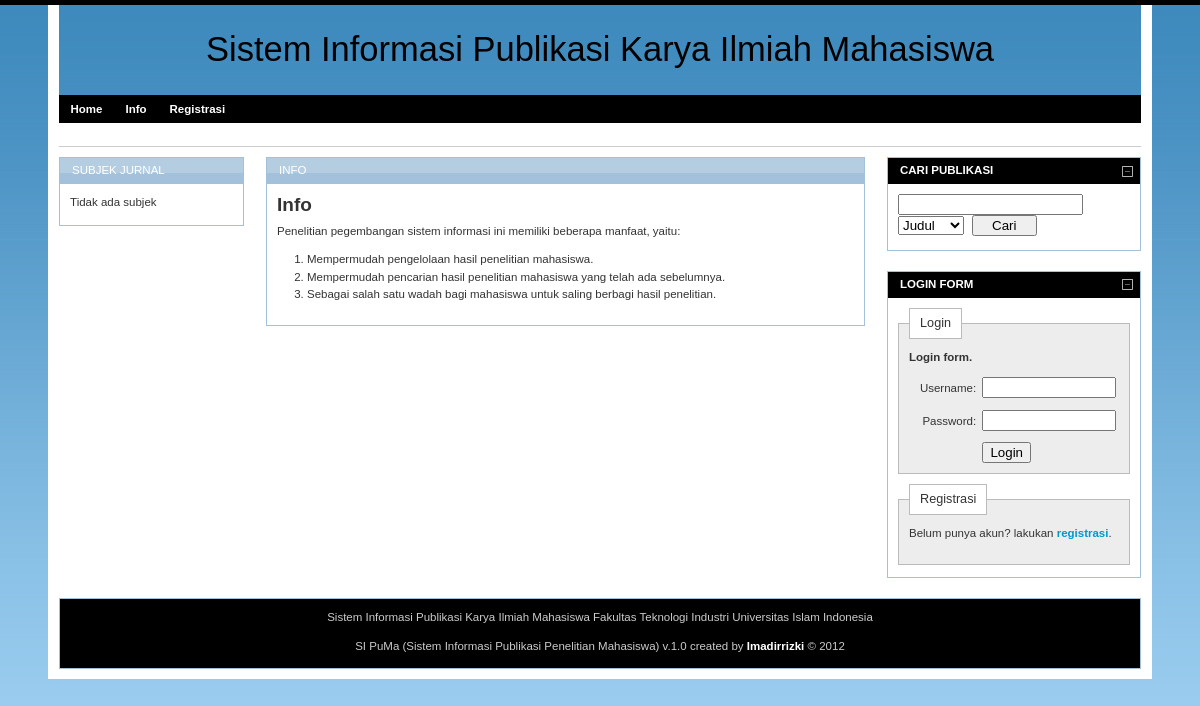
The page /index.php/home/info on the database its author committed.
### tables this page shows
CREATE TABLE IF NOT EXISTS `site_info` (
  `title` varchar(100) NOT NULL,
  `owner` varchar(100) NOT NULL,
  `phone_number` varchar(20) DEFAULT NULL,
  `fax` varchar(50) DEFAULT NULL,
  `email` varchar(50) DEFAULT NULL,
  `address` varchar(100) NOT NULL,
  `info` text NOT NULL
);

### application/controllers/home.php (called while the page is built, shortened)
<?php if ( ! defined('BASEPATH')) exit('No direct script access allowed');
class Home extends MY_Controller{
	public function __construct()
	{
		parent::__construct();
		$this->load->vars(array(
		'title' => $this->title(),
		'sidebar_left' => $this->core_template().'/sidebar_left',
		'subject_list' => $this->subject_list(),
		'sidebar_right' => $this->core_template().'/sidebar_right'
		));
	}
	public function info()
	{
		$data['heading'] = 'Info';
		$data['site_info'] = $this->Sipuma_model->site_info();
		$data['content'] = $this->core_template().'/info';
		$this->load->view($this->template(), $data);
	}
}

### index.php (called while the page is built, shortened)
<?php
require_once BASEPATH.'core/CodeIgniter.php';

### application/models/sipuma_model.php (called while the page is built, shortened)
<?php
class Sipuma_model extends CI_Model
{
	function subject_list()
	{
		$this->db->select('*');
		$this->db->from('subject');
		return $this->db->get()->result();
	}
	function site_info()
	{
		$this->db->select('*');
		$this->db->from('site_info');
		return $this->db->get()->row();
	}
}

### application/views/blue/template.php (the view, shortened to what this page needs)
<!DOCTYPE html PUBLIC "-//W3C//DTD XHTML 1.0 Strict//EN" "http://www.w3.org/TR/xhtml1/DTD/xhtml1-strict.dtd">
<html xmlns="http://www.w3.org/1999/xhtml">
	<head>
		<link rel="stylesheet" type="text/css" href="<?php echo base_url();?>style/blue/css/reset.css" media="screen" />
		<link rel="stylesheet" type="text/css" href="<?php echo base_url();?>style/blue/css/text.css" media="screen" />
		<link rel="stylesheet" type="text/css" href="<?php echo base_url();?>style/blue/css/grid.css" media="screen" />
		<link rel="stylesheet" type="text/css" href="<?php echo base_url();?>style/blue/css/layout.css" media="screen" />
		<link rel="stylesheet" type="text/css" href="<?php echo base_url();?>style/blue/css/nav.css" media="screen" />
		<link type="text/css" rel="stylesheet" href="<?php echo base_url();?>jquery.validity/jquery.validity.css" />
	</head>
	<body>
		<div class="container_16">
			<div class="grid_16">
				<h1 id="branding">
					<a href="<?php echo base_url(); ?>"><?php echo $title; ?></a>
				</h1>
			</div>
			<div class="grid_16">
				<?php $this->load->view($menu); ?>
			</div>
			<div class="grid_16">
				<h2 id="page-heading"></h2>
			</div>
			<div class="grid_3">
				<?php $this->load->view($sidebar_left); ?>
			<div class="grid_9">
				<div class="box">
					<h2><?php echo $heading; ?></h2>
					<?php $this->load->view($content);?>
				</div>
			</div>
			<div class="grid_4">
			</div>
			<div class="grid_16" id="site_info">
				<div class="box">
					<p align="center"><?php echo $title; ?> <?php echo $owner; ?></p>
					<p align="center"><?php echo $footer; ?></p>
				</div>
			</div>
		</div>
	</body>
</html>

### application/views/blue/info.php
<div class="block">
	<h4>Info</h4>
	<?php if ($site_info): ?>
		<?php echo $site_info->info;?>
	<?php endif;?>
</div>

### style/blue/css/text.css (style rules this page uses)
body { font: 13px/1.5 Helvetica, Arial, 'Liberation Sans', FreeSans, sans-serif; }
h1 { font-size: 25px; }
h2 { font-size: 23px; }
h4 { font-size: 19px; }
ol { list-style: decimal; }
li { margin-left: 30px; }
p, dl, hr, h1, h2, h3, h4, h5, h6, ol, ul, pre, table, address, fieldset { margin-bottom: 20px; }

### style/blue/css/grid.css (style rules this page uses)
.container_12, .container_16 { width: 92%; margin-left: 4%; margin-right: 4%; }
.grid_1, .grid_2, .grid_3, .grid_4, .grid_5, .grid_6, .grid_7, .grid_8, .grid_9, .grid_10, .grid_11, .grid_12, .grid_13, .grid_14, .grid_15, .grid_16 { display: inline; float: left; margin-left: 1%; margin-right: 1%; }
.container_12 .grid_3, .container_16 .grid_4 { width: 23%; }
.container_12 .grid_12, .container_16 .grid_16 { width: 98%; }
.container_16 .grid_3 { width: 16.75%; }
.container_16 .grid_9 { width: 54.25%; }

### style/blue/css/layout.css (style rules this page uses)
body { background: #9ccef0 url(../img/bg.png) repeat-x; border-top: 5px solid #000; color: #333; font-size: 11.5px; padding: 0 0 40px; }
a { color: #0099CC; font-weight:bold; text-decoration: none; }
.container_12, .container_16 { background:#fff; }
h1, h2, h3, h4, h5, h6 { line-height:1.2em; margin-bottom:.3em; }
h2 { margin-top:1em; }
h1 a { font-weight:normal; color:black; }
h1#branding { font-weight:normal; font-size:3em; text-align:center; background:#69a7d7 url(../img/bg.png) repeat-x; padding:.7em 1em; margin-bottom:0; position:relative; }
h2#page-heading { font-weight:normal; padding:.5em; margin:0 0 10px 0; border-bottom:1px solid #ccc; }
.box { background:#fff; margin-bottom:20px; padding:10px 10px 1px 10px; border: 1px solid #a3c1da; }
.box h2 { font-size:1em; font-weight:normal; text-transform:uppercase; color:#fff; background:#a3c1da url("../img/navTop.png") repeat-x 0% 0%; margin:-10px -10px 0 -10px; padding:6px 12px; }
.block { padding-top:10px; }
p { margin-bottom:1em; }
ul, ol { padding-top:0; }
#site_info .box { color:#ccc; background:#000; margin-bottom:10px; }
.block { padding-bottom:1px; }

### rows shown on the page
site_info: title "Sistem Informasi Publikasi Karya Ilmiah Mahasiswa", info "Penelitian pegembangan sistem informasi ini memiliki beberapa manfaat, yaitu: Mempermudah pengelolaan hasil penelitian mahasiswa. Mempermudah pencarian hasil penelitian mahasiswa yang telah ada sebelumnya. Sebagai salah satu wadah bagi mahasiswa untuk saling berbagi hasil penelitian.", owner "Fakultas Teknologi Industri Universitas Islam Indonesia"

### other values the page prints
$heading "INFO"
$name "SI PuMa (Sistem Informasi Publikasi Penelitian Mahasiswa)"
$version "1.0"
$creator "Imadirrizki"
$year "2012"
